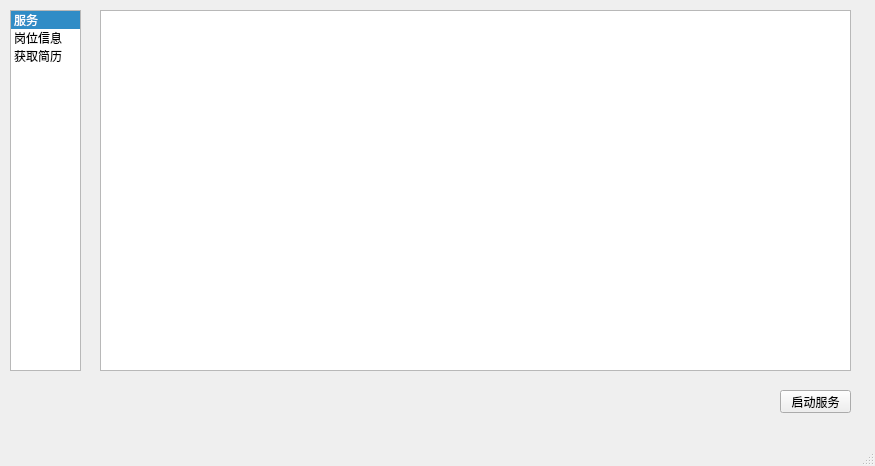
<?xml version="1.0" encoding="UTF-8"?>
<ui version="4.0">
 <class>MainWindow</class>
 <widget class="QMainWindow" name="MainWindow">
  <property name="geometry">
   <rect>
    <x>0</x>
    <y>0</y>
    <width>875</width>
    <height>466</height>
   </rect>
  </property>
  <property name="minimumSize">
   <size>
    <width>875</width>
    <height>466</height>
   </size>
  </property>
  <property name="maximumSize">
   <size>
    <width>875</width>
    <height>466</height>
   </size>
  </property>
  <property name="windowTitle">
   <string>MainWindow</string>
  </property>
  <widget class="QWidget" name="centralwidget">
   <widget class="QPushButton" name="pushButtonStartServe">
    <property name="geometry">
     <rect>
      <x>780</x>
      <y>390</y>
      <width>71</width>
      <height>23</height>
     </rect>
    </property>
    <property name="text">
     <string>启动服务</string>
    </property>
   </widget>
   <widget class="QStackedWidget" name="stackedWidget">
    <property name="geometry">
     <rect>
      <x>90</x>
      <y>0</y>
      <width>771</width>
      <height>381</height>
     </rect>
    </property>
    <property name="currentIndex">
     <number>0</number>
    </property>
    <widget class="QWidget" name="servePage">
     <widget class="QTableWidget" name="tableWidgetToDo">
      <property name="geometry">
       <rect>
        <x>10</x>
        <y>10</y>
        <width>751</width>
        <height>361</height>
       </rect>
      </property>
      <property name="editTriggers">
       <set>QAbstractItemView::NoEditTriggers</set>
      </property>
     </widget>
    </widget>
    <widget class="QWidget" name="jobPage">
     <widget class="QLabel" name="label">
      <property name="geometry">
       <rect>
        <x>180</x>
        <y>100</y>
        <width>101</width>
        <height>51</height>
       </rect>
      </property>
      <property name="text">
       <string>岗位信息</string>
      </property>
     </widget>
    </widget>
    <widget class="QWidget" name="resumePage">
     <widget class="QLabel" name="label_2">
      <property name="geometry">
       <rect>
        <x>150</x>
        <y>140</y>
        <width>71</width>
        <height>31</height>
       </rect>
      </property>
      <property name="text">
       <string>获取简历</string>
      </property>
     </widget>
    </widget>
   </widget>
   <widget class="QListWidget" name="listWidgetFunc">
    <property name="geometry">
     <rect>
      <x>10</x>
      <y>10</y>
      <width>71</width>
      <height>361</height>
     </rect>
    </property>
    <property name="currentRow">
     <number>0</number>
    </property>
    <item>
     <property name="text">
      <string>服务</string>
     </property>
    </item>
    <item>
     <property name="text">
      <string>岗位信息</string>
     </property>
    </item>
    <item>
     <property name="text">
      <string>获取简历</string>
     </property>
    </item>
   </widget>
  </widget>
  <widget class="QStatusBar" name="statusbar"/>
  <widget class="QMenuBar" name="menubar">
   <property name="geometry">
    <rect>
     <x>0</x>
     <y>0</y>
     <width>875</width>
     <height>23</height>
    </rect>
   </property>
  </widget>
 </widget>
 <resources/>
 <connections/>
</ui>
